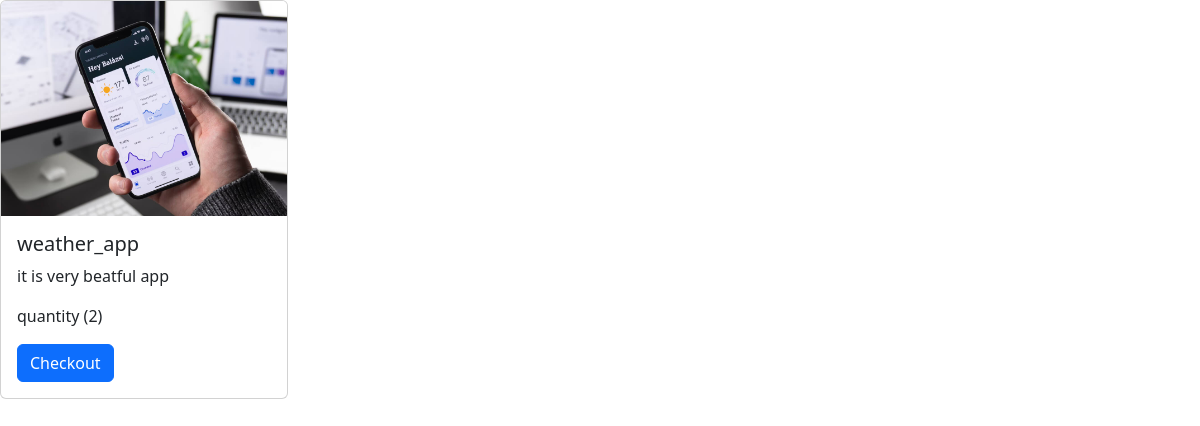
The page /cart_list_view (signed in) on the database as committed earlier.
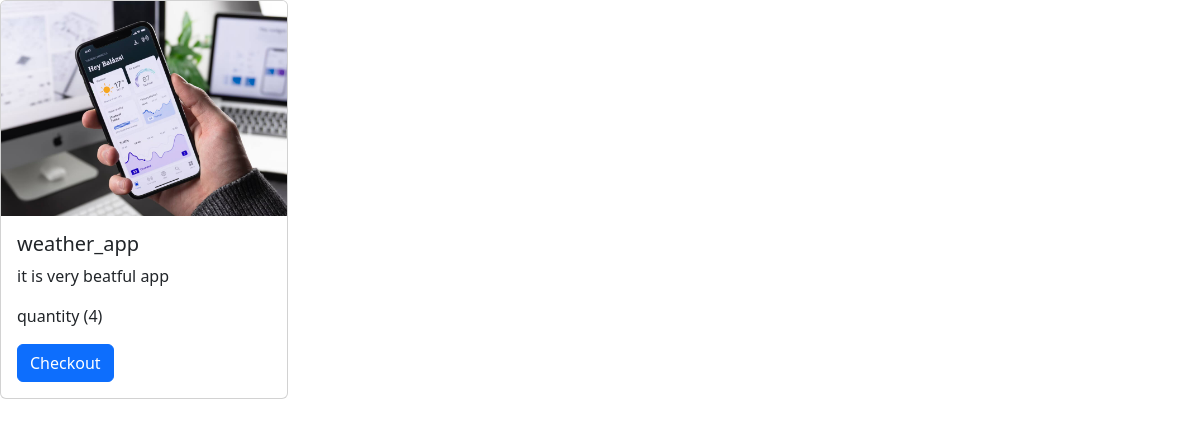
The same page on the database as committed later.
### mainapp/models.py (models this page shows, shortened)
class Cart(models.Model):
    user = models.ForeignKey(User,on_delete=models.CASCADE)
    product = models.ForeignKey(Products, on_delete=models.CASCADE)
    quant = models.PositiveIntegerField(default=1)

class Products(models.Model):
    product_name = models.CharField(max_length=100)
    product_decription = models.CharField(max_length=200)
    product_image = models.ImageField(upload_to='product_images')

### mainapp/views.py (the view)
# urls.py: path('cart_list_view', views.cart_view, name='cart_list_view'),
@login_required(login_url='auth/login')
def cart_view(req):
    cart_products = Cart.objects.filter(user=req.user)
    return render(req, 'cart.html', {'carts': cart_products})

### template/cart.html (shortened to what this page needs)
<!doctype html>
<html lang="en">
  <head>
    <link href="https://cdn.jsdelivr.net/npm/bootstrap@5.3.3/dist/css/bootstrap.min.css" rel="stylesheet">
  </head>
  <body>
    {% for cart in carts %}
    <div class="card" style="width: 18rem;">
        <img src="{{ cart.product.product_image.url}}" class="card-img-top" alt="...">
        <div class="card-body">
          <h5 class="card-title">{{ cart.product.product_name}}</h5>
          <p class="card-text">{{ cart.product.product_decription }}</p>
          <p class="card-text">quantity ({{ cart.quant }})</p>
          <form action="payments/initiate" method="POST">
            <button type="submit" class="btn btn-primary">Checkout</button>
        </form>
        </div>
      </div>
      {% endfor %}
  </body>
</html>

Rows that differ between the two databases and show on the page:
changed Cart "weather_app": quant "2" → "4"
